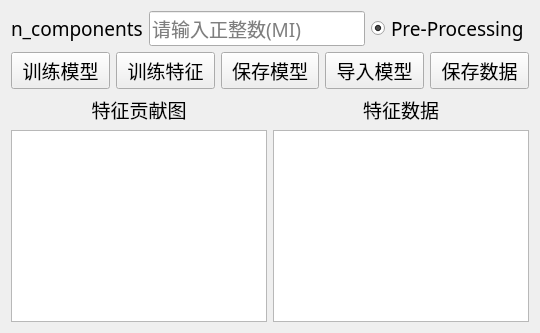
      <widget class="QWidget" name="page_MI">
       <layout class="QGridLayout" name="gridLayout">
        <item row="0" column="0" colspan="2">
         <layout class="QHBoxLayout" name="horizontalLayout">
          <item>
           <widget class="QLabel" name="label_n_components_MI">
            <property name="font">
             <font>
              <family>微软雅黑</family>
              <pointsize>14</pointsize>
             </font>
            </property>
            <property name="text">
             <string>n_components</string>
            </property>
           </widget>
          </item>
          <item>
           <widget class="QLineEdit" name="n_components_MI">
            <property name="font">
             <font>
              <family>微软雅黑</family>
              <pointsize>14</pointsize>
             </font>
            </property>
            <property name="text">
             <string/>
            </property>
            <property name="placeholderText">
             <string>请输入正整数(MI)</string>
            </property>
           </widget>
          </item>
          <item>
           <widget class="QRadioButton" name="Pre_Processing_MI">
            <property name="font">
             <font>
              <family>微软雅黑</family>
              <pointsize>14</pointsize>
             </font>
            </property>
            <property name="text">
             <string>Pre-Processing</string>
            </property>
            <property name="checked">
             <bool>true</bool>
            </property>
           </widget>
          </item>
         </layout>
        </item>
        <item row="1" column="0" colspan="2">
         <layout class="QHBoxLayout" name="horizontalLayout_2">
          <item>
           <widget class="QPushButton" name="xunlianmoxing_MI">
            <property name="font">
             <font>
              <family>微软雅黑</family>
              <pointsize>14</pointsize>
             </font>
            </property>
            <property name="text">
             <string>训练模型</string>
            </property>
           </widget>
          </item>
          <item>
           <widget class="QPushButton" name="xunliantezheng_MI">
            <property name="font">
             <font>
              <family>微软雅黑</family>
              <pointsize>14</pointsize>
             </font>
            </property>
            <property name="text">
             <string>训练特征</string>
            </property>
           </widget>
          </item>
          <item>
           <widget class="QPushButton" name="baocunmoxing_MI">
            <property name="font">
             <font>
              <family>微软雅黑</family>
              <pointsize>14</pointsize>
             </font>
            </property>
            <property name="text">
             <string>保存模型</string>
            </property>
           </widget>
          </item>
          <item>
           <widget class="QPushButton" name="daorumoxing_MI">
            <property name="font">
             <font>
              <family>微软雅黑</family>
              <pointsize>14</pointsize>
             </font>
            </property>
            <property name="text">
             <string>导入模型</string>
            </property>
           </widget>
          </item>
          <item>
           <widget class="QPushButton" name="baocunshuju_MI">
            <property name="font">
             <font>
              <family>微软雅黑</family>
              <pointsize>14</pointsize>
             </font>
            </property>
            <property name="text">
             <string>保存数据</string>
            </property>
           </widget>
          </item>
         </layout>
        </item>
        <item row="2" column="0">
         <widget class="QLabel" name="label_tezhenggongxiantu_MI">
          <property name="font">
           <font>
            <family>微软雅黑</family>
            <pointsize>14</pointsize>
           </font>
          </property>
          <property name="text">
           <string>特征贡献图</string>
          </property>
          <property name="alignment">
           <set>Qt::AlignCenter</set>
          </property>
         </widget>
        </item>
        <item row="2" column="1">
         <widget class="QLabel" name="label_tezhengshuju_MI">
          <property name="font">
           <font>
            <family>微软雅黑</family>
            <pointsize>14</pointsize>
           </font>
          </property>
          <property name="text">
           <string>特征数据</string>
          </property>
          <property name="alignment">
           <set>Qt::AlignCenter</set>
          </property>
         </widget>
        </item>
        <item row="3" column="0">
         <widget class="QGraphicsView" name="MI_gongxiantu"/>
        </item>
        <item row="3" column="1">
         <widget class="QTableWidget" name="MI_features"/>
        </item>
       </layout>
      </widget>
